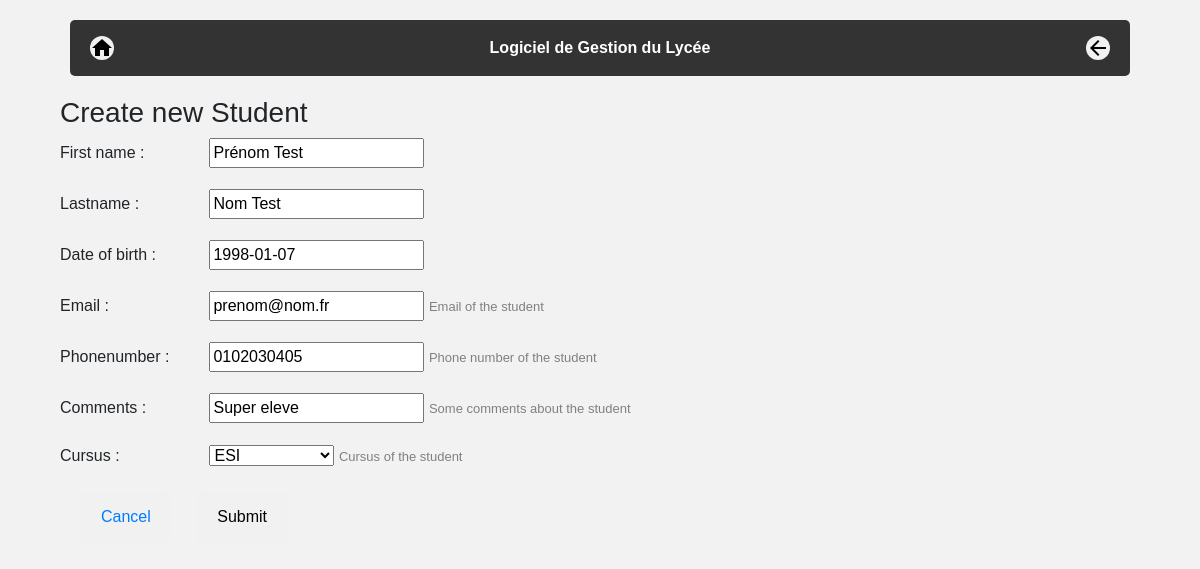
The app's page /lycee/student/edit/112 with its own data.
### lycee/models.py (models this page shows, shortened)
class Student(models.Model):
    first_name = models.CharField(
        max_length=50,
        blank=False,
        null=False
    )
    birth_date = models.DateField(
        verbose_name='date of birth',
        blank=False,
        null=False
    )
    last_name = models.CharField(
        verbose_name="lastname",
        blank=False,  # pas de champ vide
        null=False,  # pas de champ null (a conjuguer avec default
        default="???",
        max_length=255,  # taille maximale du champ
    )
    phone = models.CharField(
        verbose_name="phonenumber",
        help_text="Phone number of the student",
        blank=False,  # pas de champ vide
        null=False,  # pas de champ null (a conjuguer avec default
        default="0999999999",
        max_length=10,  # taille maximale du champ
    )
    email = models.EmailField(
        verbose_name="email",
        help_text="Email of the student",
        blank=False,  # pas de champ vide
        null=False,  # pas de champ null (a conjuguer avec default
        default="x@y.z",
        max_length=255,  # taille maximale du champ
    )
    comments = models.CharField(
        verbose_name="comments",
        help_text="Some comments about the student",
        blank=True,
        null=False,  # pas de champ null (a conjuguer avec default
        default="",
        max_length=255,  # taille maximale du champ
    )
    cursus = models.ForeignKey(
        Cursus,
        help_text="Cursus of the student",
        on_delete=models.CASCADE,  # necessaire selon la version de Django
        null=True
    )

### lycee/views.py (the view, shortened to what this page needs)
# urls.py: url(r'^student/edit/(?P<pk>[0-9]+)$', StudentUpdateView.as_view(), name='update_student'),
class StudentUpdateView(UpdateView):
    model = Student
    form_class = StudentForm
    template_name = "lycee/student/create.html"

### lycee/forms.py
class StudentForm(ModelForm):
    class Meta:
        model = Student
        fields = (
            "first_name",
            "last_name",
            "birth_date",
            "email",
            "phone",
            "comments",
            "cursus",
        )

### lycee/models.py (called while the page is built)
    def __str__(self):
        return self.name

### lycee/templates/lycee/student/create.html (shortened to what this page needs)
{% extends "master.html" %}
{% block title %}
    <h3>Create new Student</h3>
{% endblock %}
{%  block content %}
    <form method="post">
        {{ form.as_p }}
        <div class="boutons">
            <button class="button radius alert left" type="cancel">
                <a href="/lycee/">
                    Cancel
                </a>
            </button>
            <button class="button radius success left" type="submit">
                Submit
            </button>
        </div>
    </form>
{% endblock %}

### lycee/static/style.css (style rules this page uses)
body { background-color: #f2f2f2; max-width: 1100px; margin: auto; }
label { width: 145px; }
.button { position: relative; padding: .75rem 1.25rem; border-radius: 5px; background: #f1f1f1; border: 1px solid transparent; }
.helptext { font-size: 13px; color: gray; }
.left { margin-left: 20px; }

### lycee/templates/master.html (style rules this page uses)
body { font-family: Arial, Helvetica, sans-serif; }

### records on screen
Student: first_name "Prénom Test", last_name "Nom Test", birth_date "1998-01-07", email "prenom@nom.fr", phone "0102030405", comments "Super eleve", cursus "ESI"
